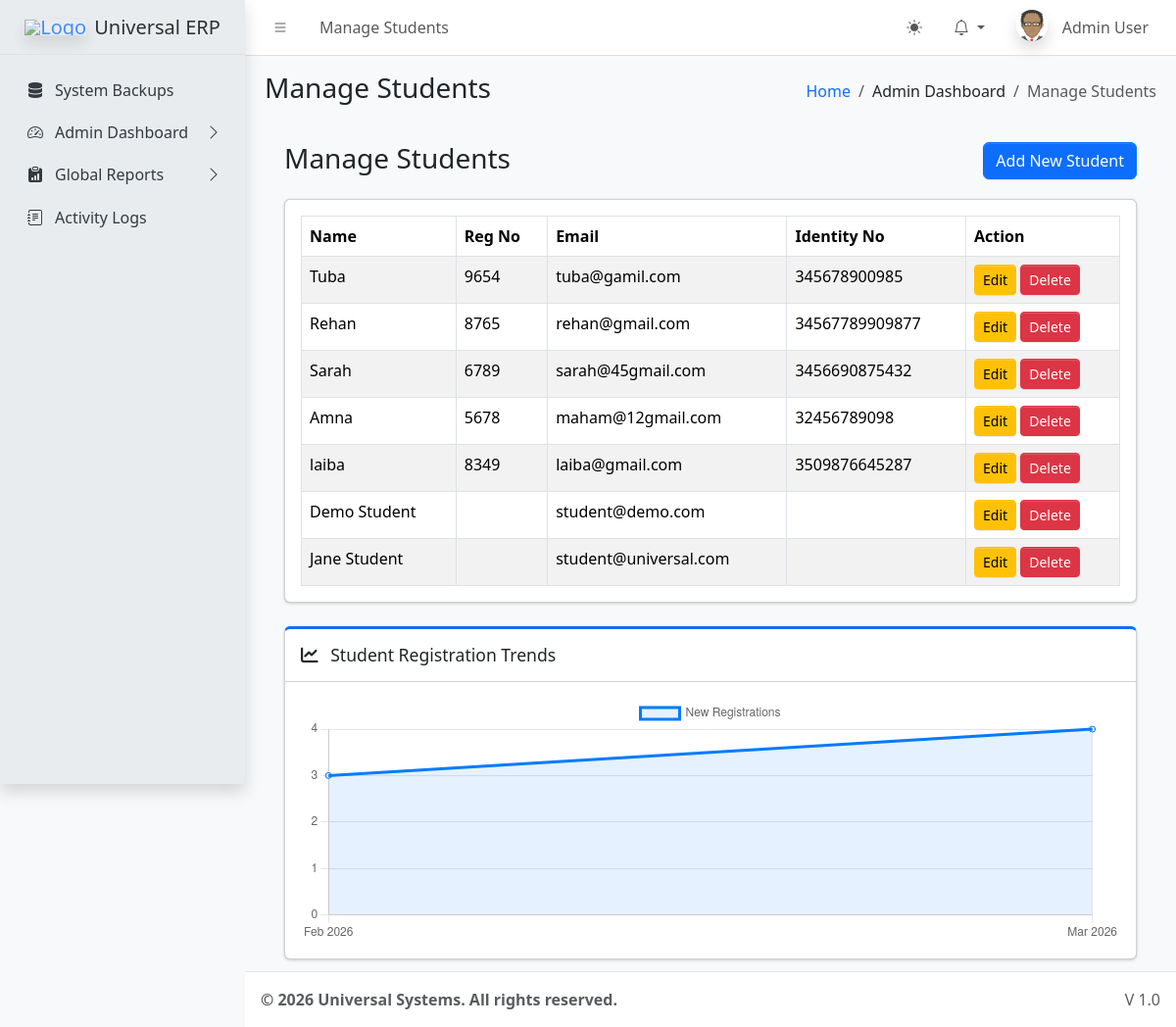
The page /dashboards/admin/students.php (signed in) on the database its author committed.
### tables this page shows
CREATE TABLE `sys_pages` (
  `id` int(11) NOT NULL,
  `parent_id` int(11) DEFAULT 0,
  `page_name` varchar(100) NOT NULL,
  `page_url` varchar(255) DEFAULT '#',
  `icon_class` varchar(50) DEFAULT 'bi bi-circle',
  `sort_order` int(11) DEFAULT 0
);

CREATE TABLE `users` (
  `id` int(11) NOT NULL,
  `name` varchar(100) NOT NULL,
  `email` varchar(100) NOT NULL,
  `password` varchar(255) NOT NULL,
  `role` varchar(50) NOT NULL,
  `identity_no` varchar(50) DEFAULT NULL,
  `registration_no` varchar(50) DEFAULT NULL,
  `is_active` tinyint(1) DEFAULT 1,
  `created_at` timestamp NOT NULL DEFAULT current_timestamp()
);

### dashboards/admin/students.php (the view, shortened to what this page needs)
<?php
require_once '../../core/db.php';
require_once '../../includes/header.php';
$stmt = $pdo->prepare("SELECT * FROM users WHERE role = 'student' ORDER BY created_at DESC");
$stmt->execute();
$students = $stmt->fetchAll();
$stats_stmt = $pdo->query("SELECT DATE_FORMAT(created_at, '%b %Y') as month, COUNT(*) as count FROM users WHERE role = 'student' GROUP BY month ORDER BY created_at ASC");
$stats_data = $stats_stmt->fetchAll();
$months = [];
$counts = [];
foreach($stats_data as $row) {
    $months[] = $row['month'];
    $counts[] = $row['count'];
}
?>
<div class="app-content-header">
    <div class="container-fluid">
        <div class="row">
            <div class="col-sm-6"><h3>Manage Students</h3></div>
            <div class="col-sm-6 text-end">
                <button class="btn btn-primary" data-bs-toggle="modal" data-bs-target="#addStudentModal">Add New Student</button>
            </div>
        </div>
    </div>
</div>
<div class="app-content">
    <div class="container-fluid">
        <div class="card mb-4">
            <div class="card-body">
                <table class="table table-bordered table-striped">
                    <thead>
                        <tr>
                            <th>Name</th>
                            <th>Reg No</th>
                            <th>Email</th>
                            <th>Identity No</th>
                            <th>Action</th>
                        </tr>
                    </thead>
                    <tbody>
                        <?php foreach($students as $s): ?>
                        <tr>
                            <td><?= htmlspecialchars($s['name']) ?></td>
                            <td><?= htmlspecialchars($s['registration_no']) ?></td>
                            <td><?= htmlspecialchars($s['email']) ?></td>
                            <td><?= htmlspecialchars($s['identity_no']) ?></td>
                            <td>
                                <a href="edit_user.php?id=<?= $s['id'] ?>" class="btn btn-sm btn-warning">Edit</a>
                                <a href="delete_user.php?id=<?= $s['id'] ?>" class="btn btn-sm btn-danger" onclick="return confirm('Are you sure?')">Delete</a>
                            </td>
                        </tr>
                        <?php endforeach; ?>
                    </tbody>
                </table>
            </div>
        </div>
        <div class="row">
            <div class="col-md-12">
                <div class="card card-outline card-primary">
                    <div class="card-header">
                        <h3 class="card-title"><i class="fas fa-chart-line me-2"></i> Student Registration Trends</h3>
                    </div>
                    <div class="card-body">
                        <canvas id="regTrendChart" style="min-height: 250px; height: 250px; max-height: 250px; max-width: 100%;"></canvas>
                    </div>
                </div>
            </div>
        </div>
    </div>
</div>
<script>
document.addEventListener('DOMContentLoaded', function() {
    const ctx = document.getElementById('regTrendChart').getContext('2d');
    new Chart(ctx, {
        type: 'line',
        data: {
            labels: <?= json_encode($months) ?>,
            datasets: [{
                label: 'New Registrations',
                data: <?= json_encode($counts) ?>,
                borderColor: '#007bff',
                backgroundColor: 'rgba(0, 123, 255, 0.1)',
                fill: true,
                tension: 0.4
            }]
        },
        options: {
            maintainAspectRatio: false,
            responsive: true,
            scales: {
                y: { beginAtZero: true, ticks: { stepSize: 1 } }
            }
        }
    });
});
</script>
<?php require_once '../../includes/footer.php'; ?>

### includes/header.php (shortened to what this page needs)
<?php
require_once __DIR__ . '/../core/session.php';
$settings = [];
$stmt = $pdo->query("SELECT * FROM system_settings");
while ($row = $stmt->fetch()) {
    $settings[$row['setting_key']] = $row['setting_value'];
}
$current_url = substr($_SERVER['SCRIPT_NAME'], strlen('/universal/'));
$pageStmt = $pdo->prepare("SELECT * FROM sys_pages WHERE page_url LIKE ? LIMIT 1");
$pageStmt->execute(["%$current_url%"]);
$currentPageData = $pageStmt->fetch();
$pageTitle = $currentPageData['page_name'] ?? 'Dashboard';
$pageId = $currentPageData['id'] ?? 0;
$breadcrumbs = [];
if ($currentPageData) {
    $crumbId = $currentPageData['id'];
    while($crumbId != 0) {
        $crumbStmt = $pdo->prepare("SELECT id, parent_id, page_name, page_url FROM sys_pages WHERE id = ?");
        $crumbStmt->execute([$crumbId]);
        $crumb = $crumbStmt->fetch();
        array_unshift($breadcrumbs, $crumb);
        $crumbId = $crumb['parent_id'];
    }
}
?>
<!DOCTYPE html>
<html lang="en"> <head>
    <link rel="stylesheet" href="<?= BASE_URL ?>assets/css/bootstrap.min.css" />
    <link rel="stylesheet" href="<?= BASE_URL ?>assets/css/bootstrap-icons.css" />
    <link rel="stylesheet" href="<?= BASE_URL ?>assets/css/adminlte.min.css" />
    <link rel="stylesheet" href="https://cdnjs.cloudflare.com/ajax/libs/font-awesome/6.4.2/css/all.min.css" />
</head>
<body class="layout-fixed sidebar-expand-lg bg-body-tertiary">
<div class="app-wrapper">
    <nav class="app-header navbar navbar-expand bg-body">
        <div class="container-fluid">
            <ul class="navbar-nav">
                <li class="nav-item"> <a class="nav-link" data-lte-toggle="sidebar" href="#" role="button"><i class="bi bi-list"></i></a> </li>
                <li class="nav-item d-none d-md-block"> <a href="#" class="nav-link"><?= $pageTitle ?></a> </li>
            </ul>
            <ul class="navbar-nav ms-auto">
                <li class="nav-item">
                    <button class="btn btn-link nav-link" id="theme-toggle" type="button">
                        <i class="bi bi-sun-fill" id="theme-icon"></i>
                    </button>
                </li>
                <li class="nav-item dropdown">
                    <a class="nav-link dropdown-toggle" data-bs-toggle="dropdown" href="#" aria-expanded="false">
                        <i class="bi bi-bell"></i>
                    </a>
                </li>
                <li class="nav-item dropdown user-menu">
                    <a href="#" class="nav-link dropdown-toggle" data-bs-toggle="dropdown">
                        <img src="<?= !empty($_SESSION['avatar']) ? $_SESSION['avatar'] : BASE_URL.'assets/img/avatar.png' ?>" class="user-image rounded-circle shadow" alt="User Image">
                        <span class="d-none d-md-inline ms-1"><?= htmlspecialchars($_SESSION['name']) ?></span>
                    </a>
                </li>
            </ul>
        </div>
    </nav>
    <?php include __DIR__ . '/sidebar.php'; ?>
    <main class="app-main">
        <div class="app-content-header">
            <div class="container-fluid">
                <div class="row">
                    <div class="col-sm-6"><h3 class="mb-0"><?= $pageTitle ?></h3></div>
                    <div class="col-sm-6">
                        <ol class="breadcrumb float-sm-end">
                            <li class="breadcrumb-item"><a href="<?= BASE_URL ?>">Home</a></li>
                            <?php foreach($breadcrumbs as $b): ?>
                                <li class="breadcrumb-item <?= ($b['id'] == $pageId) ? 'active' : '' ?>">
                                    <?= htmlspecialchars($b['page_name']) ?>
                                </li>
                            <?php endforeach; ?>
                        </ol>
                    </div>
                </div>
            </div>
        </div>
        <div class="app-content">
            <div class="container-fluid">

### includes/sidebar.php (shortened to what this page needs)
<aside class="app-sidebar bg-body-secondary shadow">
    <div class="sidebar-brand">
        <a href="<?= BASE_URL ?>index.php" class="brand-link">
            <img src="<?= $settings['system_logo'] ?>" alt="Logo" class="brand-image opacity-75 shadow">
            <span class="brand-text fw-light"><?= $settings['system_name'] ?></span>
        </a>
    </div>
    <div class="sidebar-wrapper">
        <nav class="mt-2">
            <ul class="nav sidebar-menu flex-column" data-lte-toggle="treeview" role="menu" data-accordion="false">
                <?php
                function buildMenu($pdo, $parentId = 0, $userRole, $currentUrl)
                {
                    $sql = "
                        SELECT p.* FROM sys_pages p
                        JOIN role_access ra ON p.id = ra.page_id
                        WHERE p.parent_id = ? AND ra.role_key = ?
                        ORDER BY p.sort_order ASC
                    ";
                    $stmt = $pdo->prepare($sql);
                    $stmt->execute([$parentId, $userRole]);
                    $items = $stmt->fetchAll();
                    foreach ($items as $item) {
                        $childStmt = $pdo->prepare("SELECT COUNT(*) FROM sys_pages WHERE parent_id = ?");
                        $childStmt->execute([$item['id']]);
                        $hasChildren = $childStmt->fetchColumn() > 0;
                        $isActive = (strpos($currentUrl, $item['page_url']) !== false && $item['page_url'] !== '#');
                        $menuOpen = $isActive ? 'menu-open' : '';
                        $activeClass = $isActive ? 'active' : '';
                        echo '<li class="nav-item ' . $menuOpen . '">';
                        echo '<a href="' . ($hasChildren ? '#' : BASE_URL . $item['page_url']) . '" class="nav-link ' . $activeClass . '">';
                        echo '<i class="nav-icon ' . $item['icon_class'] . '"></i>';
                        echo '<p>' . htmlspecialchars($item['page_name']);
                        echo '</p></a>';
                        if ($hasChildren) {
                            buildMenu($pdo, $item['id'], $userRole, $currentUrl);
                        }
                        echo '</li>';
                    }
                }
                $cur = substr($_SERVER['SCRIPT_NAME'], strlen('/universal/'));
                buildMenu($pdo, 0, $_SESSION['role'], $cur);
                ?>
            </ul>
        </nav>
    </div>
</aside>

### includes/header.php (style rules this page uses)
.user-image { width: 30px; height: 30px; object-fit: cover; }

### rows shown on the page
sys_pages: page_name "Manage Students"
sys_pages: page_name "System Backups"
sys_pages: page_name "Admin Dashboard"
sys_pages: page_name "Global Reports"
sys_pages: page_name "Activity Logs"
users: name "Tuba", registration_no "9654", email "tuba@gamil.com", identity_no "345678900985"
users: name "Rehan", registration_no "8765", email "rehan@gmail.com", identity_no "34567789909877"
users: name "Sarah", registration_no "6789", email "sarah@45gmail.com", identity_no "3456690875432"
users: name "Amna", registration_no "5678", email "maham@12gmail.com", identity_no "32456789098"
users: name "laiba", registration_no "8349", email "laiba@gmail.com", identity_no "3509876645287"
users: name "Demo Student", email "student@demo.com"
users: name "Jane Student", email "student@universal.com"

### other values the page prints
$_SESSION['name'] "Admin User"
$settings['system_name'] "Universal ERP"
$settings['footer_text'] "© 2026 Universal Systems. All rights reserved."
chart data {{ json_encode($counts) }} [3,4]
